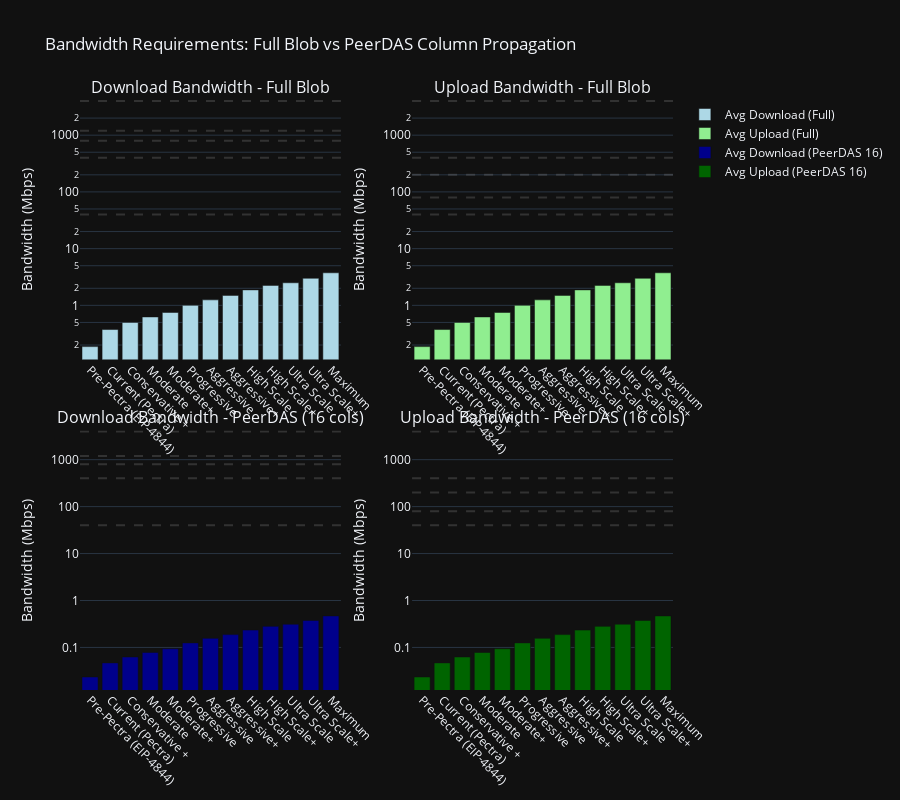

Here is the notebook cell this chart was saved with:
### Markdown cell above
## Visualizations

### Code cell
# 1. PeerDAS vs Full Blob Propagation Comparison
fig = make_subplots(
    rows=1, cols=2,
    subplot_titles=('Download Bandwidth Comparison', 'Upload Bandwidth Comparison'),
    horizontal_spacing=0.15
)

# Create scenario labels with only target/max blob counts
scenario_labels = [f"{row['target_blobs']}/{row['max_blobs']}" for _, row in df_results_full.iterrows()]

# Define methods to compare with colors
methods = [
    {'name': 'Full Blob', 'data': df_results_full, 'color': 'lightblue'},
    {'name': 'PeerDAS-4', 'data': df_results_peerdas[df_results_peerdas['custody_count'] == 4], 'color': 'green'},
    {'name': 'PeerDAS-16', 'data': df_results_peerdas[df_results_peerdas['custody_count'] == 16], 'color': 'blue'},
    {'name': 'PeerDAS-32', 'data': df_results_peerdas[df_results_peerdas['custody_count'] == 32], 'color': 'red'}
]

# Add traces for both download (col 1) and upload (col 2)
for i, method in enumerate(methods):
    # Download chart
    fig.add_trace(
        go.Bar(
            x=scenario_labels,
            y=method['data']['avg_download_mbps'],
            name=method['name'],
            marker_color=method['color'],
            offsetgroup=i+1
        ),
        row=1, col=1
    )
    
    # Upload chart (hide legend to avoid duplicates)
    fig.add_trace(
        go.Bar(
            x=scenario_labels,
            y=method['data']['avg_upload_mbps'],
            name=method['name'],
            marker_color=method['color'],
            offsetgroup=i+1,
            showlegend=False
        ),
        row=1, col=2
    )

fig.update_xaxes(title="Target/Max Blobs per Block")
fig.update_yaxes(type="log", title="Bandwidth (Mbps)")
fig.update_layout(
    title="Bandwidth Requirements: Full Blob vs PeerDAS Comparison",
    height=600,
    width=2400,
    barmode='group'
)

fig.show()

### Figure 1 — Plotly figure (JSON) as saved in the notebook; plotly's stock layout.template omitted (floating-point values rounded to 4 significant figures)
{"data": [{"marker": {"color": "lightblue"}, "name": "Avg Download (Full)", "showlegend": true, "type": "bar", "x": ["Pre-Pectra (EIP-4844)", "Current (Pectra)", "Conservative +", "Moderate", "Moderate+", "Progressive", "Aggressive", "Aggressive+", "High Scale", "High Scale+", "Ultra Scale", "Ultra Scale+", "Maximum"], "xaxis": "x", "y": [0.1875, 0.375, 0.5, 0.625, 0.75, 1.0, 1.25, 1.5, 1.875, 2.25, 2.5, 3.0, 3.75], "yaxis": "y"}, {"marker": {"color": "lightgreen"}, "name": "Avg Upload (Full)", "showlegend": true, "type": "bar", "x": ["Pre-Pectra (EIP-4844)", "Current (Pectra)", "Conservative +", "Moderate", "Moderate+", "Progressive", "Aggressive", "Aggressive+", "High Scale", "High Scale+", "Ultra Scale", "Ultra Scale+", "Maximum"], "xaxis": "x2", "y": [0.1875, 0.375, 0.5, 0.625, 0.75, 1.0, 1.25, 1.5, 1.875, 2.25, 2.5, 3.0, 3.75], "yaxis": "y2"}, {"marker": {"color": "darkblue"}, "name": "Avg Download (PeerDAS 16)", "showlegend": true, "type": "bar", "x": ["Pre-Pectra (EIP-4844)", "Current (Pectra)", "Conservative +", "Moderate", "Moderate+", "Progressive", "Aggressive", "Aggressive+", "High Scale", "High Scale+", "Ultra Scale", "Ultra Scale+", "Maximum"], "xaxis": "x3", "y": [0.02344, 0.04688, 0.0625, 0.07812, 0.09375, 0.125, 0.1562, 0.1875, 0.2344, 0.2812, 0.3125, 0.375, 0.4688], "yaxis": "y3"}, {"marker": {"color": "darkgreen"}, "name": "Avg Upload (PeerDAS 16)", "showlegend": true, "type": "bar", "x": ["Pre-Pectra (EIP-4844)", "Current (Pectra)", "Conservative +", "Moderate", "Moderate+", "Progressive", "Aggressive", "Aggressive+", "High Scale", "High Scale+", "Ultra Scale", "Ultra Scale+", "Maximum"], "xaxis": "x4", "y": [0.02344, 0.04688, 0.0625, 0.07812, 0.09375, 0.125, 0.1562, 0.1875, 0.2344, 0.2812, 0.3125, 0.375, 0.4688], "yaxis": "y4"}], "layout": {"annotations": [{"font": {"size": 16}, "showarrow": false, "text": "Download Bandwidth - Full Blob", "x": 0.22, "xanchor": "center", "xref": "paper", "y": 1, "yanchor": "bottom", "yref": "paper"}, {"font": {"size": 16}, "showarrow": false, "text": "Upload Bandwidth - Full Blob", "x": 0.78, "xanchor": "center", "xref": "paper", "y": 1, "yanchor": "bottom", "yref": "paper"}, {"font": {"size": 16}, "showarrow": false, "text": "Download Bandwidth - PeerDAS (16 cols)", "x": 0.22, "xanchor": "center", "xref": "paper", "y": 0.44, "yanchor": "bottom", "yref": "paper"}, {"font": {"size": 16}, "showarrow": false, "text": "Upload Bandwidth - PeerDAS (16 cols)", "x": 0.78, "xanchor": "center", "xref": "paper", "y": 0.44, "yanchor": "bottom", "yref": "paper"}], "height": 800, "shapes": [{"line": {"color": "gray", "dash": "dash"}, "opacity": 0.3, "type": "line", "x0": 0, "x1": 1, "xref": "x domain", "y0": 40, "y1": 40, "yref": "y"}, {"line": {"color": "gray", "dash": "dash"}, "opacity": 0.3, "type": "line", "x0": 0, "x1": 1, "xref": "x domain", "y0": 400, "y1": 400, "yref": "y"}, {"line": {"color": "gray", "dash": "dash"}, "opacity": 0.3, "type": "line", "x0": 0, "x1": 1, "xref": "x domain", "y0": 4000, "y1": 4000, "yref": "y"}, {"line": {"color": "gray", "dash": "dash"}, "opacity": 0.3, "type": "line", "x0": 0, "x1": 1, "xref": "x domain", "y0": 1200, "y1": 1200, "yref": "y"}, {"line": {"color": "gray", "dash": "dash"}, "opacity": 0.3, "type": "line", "x0": 0, "x1": 1, "xref": "x domain", "y0": 800, "y1": 800, "yref": "y"}, {"line": {"color": "gray", "dash": "dash"}, "opacity": 0.3, "type": "line", "x0": 0, "x1": 1, "xref": "x2 domain", "y0": 40, "y1": 40, "yref": "y2"}, {"line": {"color": "gray", "dash": "dash"}, "opacity": 0.3, "type": "line", "x0": 0, "x1": 1, "xref": "x2 domain", "y0": 200, "y1": 200, "yref": "y2"}, {"line": {"color": "gray", "dash": "dash"}, "opacity": 0.3, "type": "line", "x0": 0, "x1": 1, "xref": "x2 domain", "y0": 4000, "y1": 4000, "yref": "y2"}, {"line": {"color": "gray", "dash": "dash"}, "opacity": 0.3, "type": "line", "x0": 0, "x1": 1, "xref": "x2 domain", "y0": 400, "y1": 400, "yref": "y2"}, {"line": {"color": "gray", "dash": "dash"}, "opacity": 0.3, "type": "line", "x0": 0, "x1": 1, "xref": "x2 domain", "y0": 80, "y1": 80, "yref": "y2"}, {"line": {"color": "gray", "dash": "dash"}, "opacity": 0.3, "type": "line", "x0": 0, "x1": 1, "xref": "x3 domain", "y0": 40, "y1": 40, "yref": "y3"}, {"line": {"color": "gray", "dash": "dash"}, "opacity": 0.3, "type": "line", "x0": 0, "x1": 1, "xref": "x3 domain", "y0": 400, "y1": 400, "yref": "y3"}, {"line": {"color": "gray", "dash": "dash"}, "opacity": 0.3, "type": "line", "x0": 0, "x1": 1, "xref": "x3 domain", "y0": 4000, "y1": 4000, "yref": "y3"}, {"line": {"color": "gray", "dash": "dash"}, "opacity": 0.3, "type": "line", "x0": 0, "x1": 1, "xref": "x3 domain", "y0": 1200, "y1": 1200, "yref": "y3"}, {"line": {"color": "gray", "dash": "dash"}, "opacity": 0.3, "type": "line", "x0": 0, "x1": 1, "xref": "x3 domain", "y0": 800, "y1": 800, "yref": "y3"}, {"line": {"color": "gray", "dash": "dash"}, "opacity": 0.3, "type": "line", "x0": 0, "x1": 1, "xref": "x4 domain", "y0": 40, "y1": 40, "yref": "y4"}, {"line": {"color": "gray", "dash": "dash"}, "opacity": 0.3, "type": "line", "x0": 0, "x1": 1, "xref": "x4 domain", "y0": 200, "y1": 200, "yref": "y4"}, {"line": {"color": "gray", "dash": "dash"}, "opacity": 0.3, "type": "line", "x0": 0, "x1": 1, "xref": "x4 domain", "y0": 4000, "y1": 4000, "yref": "y4"}, {"line": {"color": "gray", "dash": "dash"}, "opacity": 0.3, "type": "line", "x0": 0, "x1": 1, "xref": "x4 domain", "y0": 400, "y1": 400, "yref": "y4"}, {"line": {"color": "gray", "dash": "dash"}, "opacity": 0.3, "type": "line", "x0": 0, "x1": 1, "xref": "x4 domain", "y0": 80, "y1": 80, "yref": "y4"}], "title": {"text": "Bandwidth Requirements: Full Blob vs PeerDAS Column Propagation"}, "xaxis": {"anchor": "y", "domain": [0, 0.44], "tickangle": 45}, "xaxis2": {"anchor": "y2", "domain": [0.56, 1], "tickangle": 45}, "xaxis3": {"anchor": "y3", "domain": [0, 0.44], "tickangle": 45}, "xaxis4": {"anchor": "y4", "domain": [0.56, 1], "tickangle": 45}, "yaxis": {"anchor": "x", "domain": [0.56, 1], "title": {"text": "Bandwidth (Mbps)"}, "type": "log"}, "yaxis2": {"anchor": "x2", "domain": [0.56, 1], "title": {"text": "Bandwidth (Mbps)"}, "type": "log"}, "yaxis3": {"anchor": "x3", "domain": [0, 0.44], "title": {"text": "Bandwidth (Mbps)"}, "type": "log"}, "yaxis4": {"anchor": "x4", "domain": [0, 0.44], "title": {"text": "Bandwidth (Mbps)"}, "type": "log"}}}
